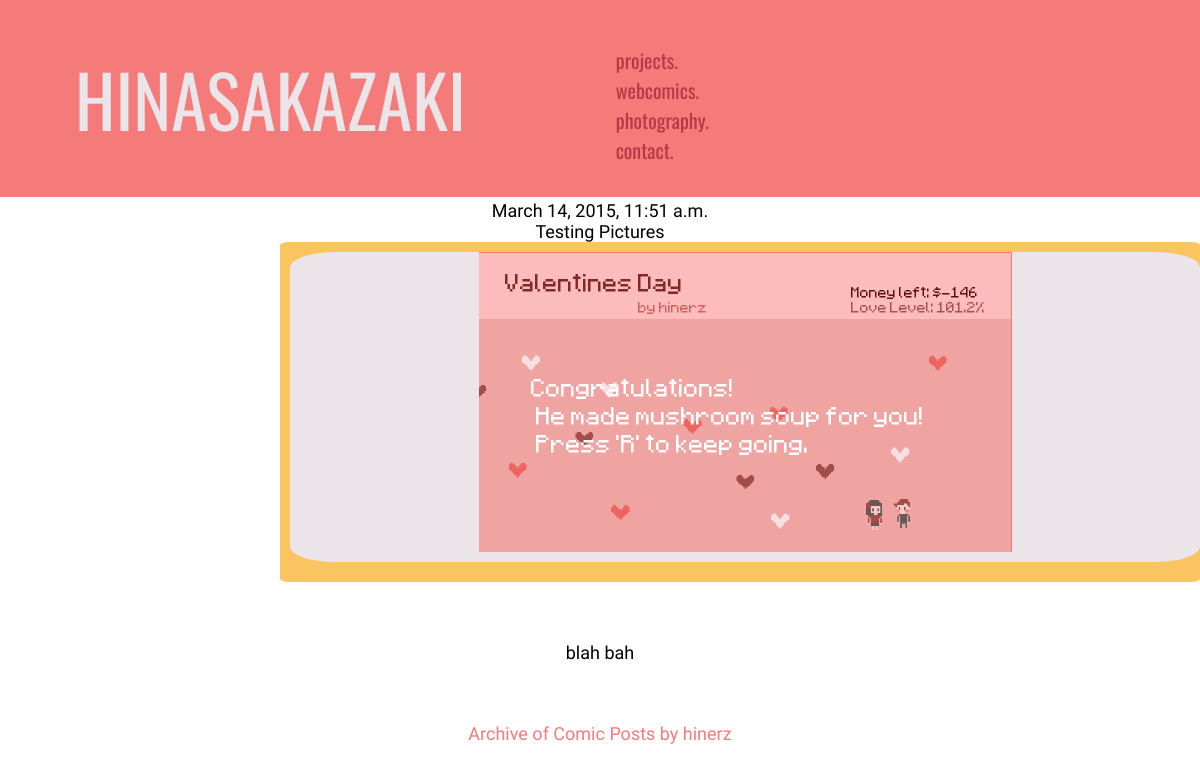
/comix/, run on the app's committed database.
### comix/models.py (models this page shows, shortened)
class ComicPost(models.Model):
	post_title = models.CharField(max_length=60)
	image = models.ImageField(upload_to = 'static/img/comix')
	post_text = HTMLField()
	pub_date = models.DateTimeField('date published')

### comix/views.py (the view)
# urls.py: url(r'^comix/', include('comix.urls')),
def comix(request):
	latest_post = ComicPost.objects.all()[ComicPost.objects.count()-1]
	template = loader.get_template('comix.html')
	context = RequestContext(request, {
		'latest_post': latest_post, 'archives' : False,
	})
	return HttpResponse(template.render(context))

### templates/comix.html (shortened to what this page needs)
{% extends "base.html" %}
{% block css_file %}comix.css{% endblock %}
{% block content %}
    <div id="comic">
        {% autoescape off %}
          {% if archives %}
            {% if all_posts %}
              {% for post in all_posts %}
                <li> <div class= "link"> <a href = "/comix/{{ post.id }}/">{{ post.post_title }} </a> </div> from {{ post.pub_date }}</li>
              {% endfor %}
            {% else %}
              <p> No archive available </p>
            {% endif %}
          {% else %}
            {% if latest_post %}
              {{latest_post.pub_date}}
              <br>
              {{latest_post.post_title}}
              <br>
               <div id="frame1">
                  <div id = "frame">
                    <img src="../../{{latest_post.image}}" height="300" weight="300" />
                  </div>
                </div>
              <br> <br>
              {{latest_post.post_text}}
            {% else %}
            <p> No posts available </p>
            {% endif %}
            <br>
            <br>
            <div class="link"> <a href= "/comix/archive"> Archive of Comic Posts by hinerz</a> </div>
          {% endif %}
          {% endautoescape %}
   </div>
{% endblock %}

### static/css/style.css (style rules this page uses)
body { font-family: 'Gentium Book Basic', serif; margin: 0; height: 100%; font-size:18; }
.link { display:inline-block; color: #f57a7a; transition: 0.2s; -moz-transition: 0.2s; -webkit-transition: 0.2s; }
.link a { text-decoration: none; color:inherit; }

### static/css/comix.css (style rules this page uses)
#comic { padding-top:200; width:100%; text-align: center; vertical-align: center; padding-bottom:50; }
#frame1 { padding-top:10px; padding-left:10px; padding-bottom: 10px; background-color: #fac461; margin-left:280; border-radius: 1% }
#frame { margin-bottom:10px; background-color: #ebe4e8; padding-bottom: 10px; border-radius: 5%; }

### data on the page
ComicPost: pub_date "March 14, 2015, 11:51 a.m.", post_title "Testing Pictures", image (picture), post_text "blah bah"
